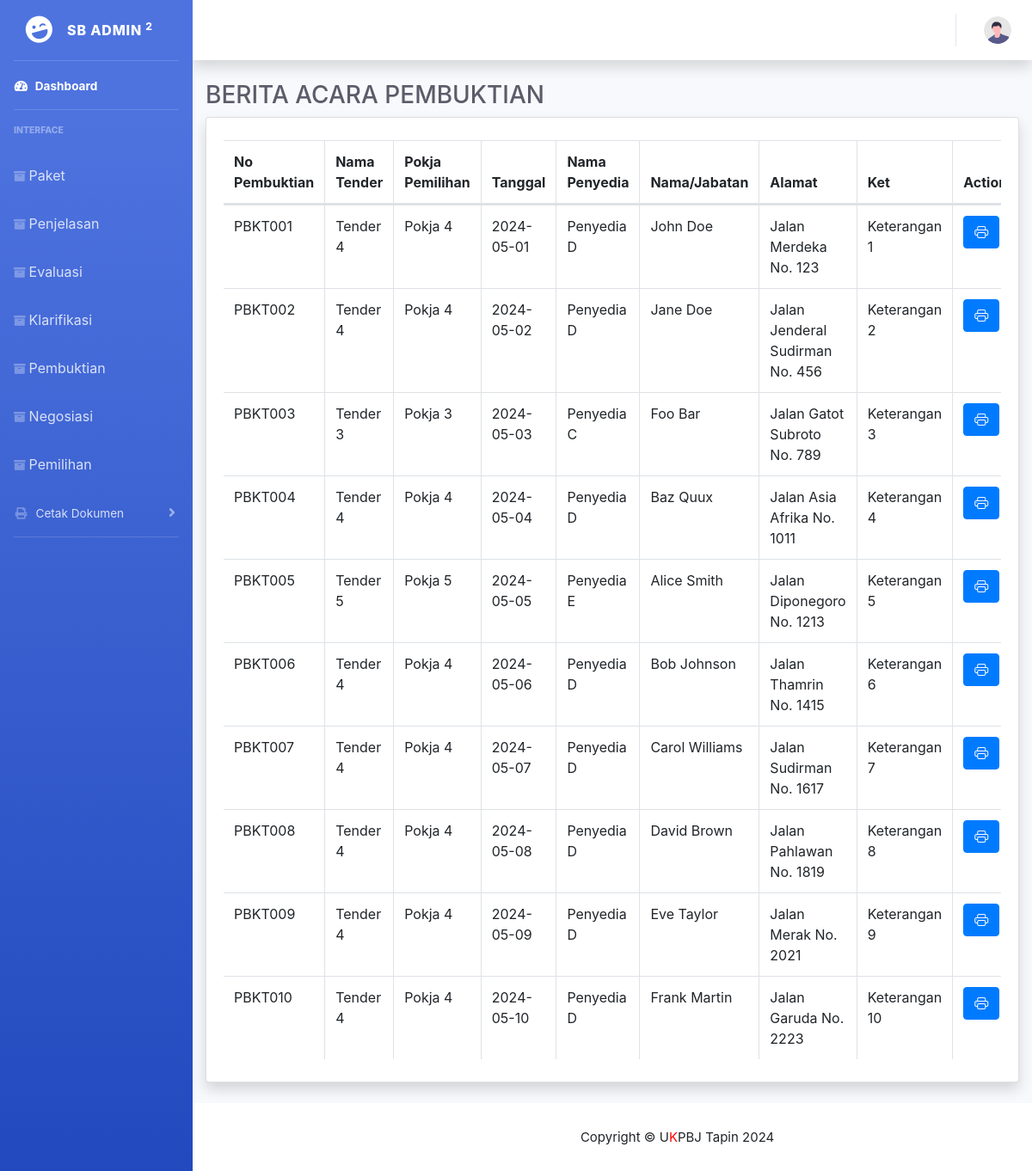
Page /index.php/report/reportBaPembuktian on the committed database.
### tables this page shows
CREATE TABLE `pembuktian` (
  `Id_pembuktian` int(10) NOT NULL,
  `Id_evaluasi_penawaran` int(10) DEFAULT NULL,
  `No_Pembuktian` varchar(30) DEFAULT NULL,
  `Tanggal` date DEFAULT NULL,
  `Waktu` time DEFAULT NULL,
  `Tempat` varchar(200) DEFAULT NULL,
  `Nama_penyedia` varchar(200) DEFAULT NULL,
  `Alamat` varchar(200) DEFAULT NULL,
  `Nama_hadir` varchar(200) DEFAULT NULL,
  `Keterangan_lain` varchar(200) DEFAULT NULL
);

CREATE TABLE `paket` (
  `Id_kode_tender` int(10) NOT NULL,
  `kode_tender` text NOT NULL,
  `Id_pokja` varchar(10) DEFAULT NULL,
  `no_dokumen_pemilihan` text NOT NULL,
  `Nama_tender` varchar(100) DEFAULT NULL,
  `Nilai_Pagu` int(30) DEFAULT NULL,
  `Kode_RUP` int(15) DEFAULT NULL,
  `Nilai_HPS` int(20) DEFAULT NULL,
  `Kode_anggaran` int(15) DEFAULT NULL,
  `Metode_tender` varchar(20) DEFAULT NULL,
  `Nama_PPK` varchar(50) DEFAULT NULL,
  `NIP_PPK` int(20) DEFAULT NULL,
  `No_SK` varchar(20) DEFAULT NULL,
  `Unit_kerja` varchar(50) DEFAULT NULL,
  `Tgl_permohonan` date DEFAULT NULL,
  `Tgl_penugasan` date DEFAULT NULL,
  `Pokja_pemilihan` varchar(20) DEFAULT NULL
);

CREATE TABLE `evaluasi` (
  `Id_evaluasi_penawaran` int(10) NOT NULL,
  `Id_kode_tender` int(10) DEFAULT NULL,
  `No_Evaluasi` varchar(30) DEFAULT NULL,
  `Tanggal` date DEFAULT NULL,
  `Metode_evaluasi` varchar(20) DEFAULT NULL,
  `nama_Penyedia` varchar(20) DEFAULT NULL,
  `nilai_penawaran` int(20) DEFAULT NULL,
  `kualifikasi` varchar(20) DEFAULT NULL,
  `administrasi` varchar(20) DEFAULT NULL,
  `teknis` varchar(20) DEFAULT NULL,
  `harga` varchar(20) DEFAULT NULL,
  `Keterangan_lain` varchar(20) DEFAULT NULL
);

### application/controllers/Report.php (called while the page is built, shortened)
<?php
class Report extends CI_Controller {
    public function __construct() {
        $this->load->model('Paket_model');
        $this->load->model('PokjaMil_model');
        $this->load->model('Penjelasan_model');
        $this->load->library('form_validation');
        $this->load->model('Evaluasi_model');
        $this->load->model('Klarifikasi_model');
        $this->load->model('Negosiasi_model');
        $this->load->model('Pembuktian_model');
    }
    public function reportBaPembuktian() {
        $data['negosiasis'] = $this->Negosiasi_model->get_all();
        $data['klarifikasis'] = $this->Klarifikasi_model->get_all();
        $data['penjelasans'] = $this->Penjelasan_model->get_all();
        $data['evaluasis'] = $this->Evaluasi_model->get_all();
        $data['pakets'] = $this->Paket_model->get_all_paket();
        $data['pembuktians'] = $this->Pembuktian_model->get_all();
        $this->load->view('Header/Head');
        $this->load->view('Header/Header');
        $this->load->view('report/report_ba_pembuktian', $data);
        $this->load->view('Footer/Footer');
    }
}
?>

### index.php (called while the page is built, shortened)
<?php
require_once BASEPATH.'core/CodeIgniter.php';

### application/models/Pembuktian_model.php (called while the page is built, shortened)
<?php
class Pembuktian_model extends CI_Model {
    public function get_all() {
        return $this->db->get('pembuktian')->result();
    }
}

### application/models/Evaluasi_model.php (called while the page is built, shortened)
<?php
class Evaluasi_model extends CI_Model {
    public function get_all() {
        return $this->db->get('Evaluasi')->result();
    }
}

### application/models/Paket_model.php (called while the page is built, shortened)
<?php
class Paket_model extends CI_Model {
    public function get_all_paket() {
        return $this->db->get('paket')->result();
    }
}
?>

### application/views/report/report_ba_pembuktian.php (the view, shortened to what this page needs)
<!DOCTYPE html>
<html lang="en">
<head>
    <link rel="stylesheet" href="https://stackpath.bootstrapcdn.com/bootstrap/4.5.2/css/bootstrap.min.css">
</head>
<body>
    <div class="container-fluid">
        <h1 class="h3 mb-2 text-gray-800">BERITA ACARA PEMBUKTIAN</h1>
        <div class="card shadow mb-4">
            <div class="card-body">
                <div class="table-responsive">
                    <table id="example" class="table table-bordered" width="100%" cellspacing="0">
                        <thead>
                            <tr>
                                <th>No Pembuktian</th>
                                <th>Nama Tender</th>
                                <th>Pokja Pemilihan</th>
                                <th>Tanggal</th>
                                <th>Nama Penyedia</th>
                                <th>Nama/Jabatan</th>
                                <th>Alamat</th>
                                <th>Ket</th>
                                <th>Action</th>
                            </tr>
                        </thead>
                        <tbody>
                            <?php foreach ($pembuktians as $pembuktian): ?>
                            <tr>
                                <td class="no-pembuktian"><?= $pembuktian->No_Pembuktian ?></td>
                                <td class="nama-paket">
                                    <?php
                                        foreach ($evaluasis as $evaluasi) {
                                            if ($evaluasi->Id_evaluasi_penawaran == $pembuktian->Id_evaluasi_penawaran) {
                                                $Id_kode_tender = $evaluasi->Id_kode_tender;
                                                foreach ($pakets as $paket) {
                                                    if ($paket->Id_kode_tender == $Id_kode_tender) {
                                                        echo $paket->Nama_tender;
                                                        break;
                                                    }
                                                }
                                                break;
                                            }
                                        }
                                        ?>
                                </td>
                                <td class="pokja-pemilihan">
                                    <?php
                                        foreach ($evaluasis as $evaluasi) {
                                            if ($evaluasi->Id_evaluasi_penawaran == $pembuktian->Id_evaluasi_penawaran) {
                                                $Id_kode_tender = $evaluasi->Id_kode_tender;
                                                foreach ($pakets as $paket) {
                                                    if ($paket->Id_kode_tender == $Id_kode_tender) {
                                                        echo $paket->Pokja_pemilihan;
                                                        break;
                                                    }
                                                }
                                                break;
                                            }
                                        }
                                        ?>
                                </td>
                                <td class="tanggal"><?= $pembuktian->Tanggal ?></td>
                                <td class="nama-penyedia">
                                    <?php
                                        foreach ($evaluasis as $evaluasi) {
                                            if ($evaluasi->Id_evaluasi_penawaran == $pembuktian->Id_evaluasi_penawaran) {
                                                echo $evaluasi->nama_Penyedia;
                                                break;
                                            }
                                        }
                                        ?>
                                </td>
                                <td class="nama-jabatan"><?= $pembuktian->Nama_hadir ?></td>
                                <td class="alamat"><?= $pembuktian->Alamat ?></td>
                                <td class="ket"><?= $pembuktian->Keterangan_lain ?></td>
                                <td>
                                    <button class="btn btn-primary cetak-btn"
                                        data-id="<?= $pembuktian->Id_pembuktian ?>">
                                        <i class="bi bi-printer"></i></button>
                                </td>
                            </tr>
                            <?php endforeach; ?>
                        </tbody>
                    </table>
                </div>
            </div>
        </div>
    </div>
</body>
</html>

### rows in the picture
pembuktian: No_Pembuktian "PBKT001", Tanggal "2024-05-01", Nama_hadir "John Doe", Alamat "Jalan Merdeka No. 123", Keterangan_lain "Keterangan 1"
evaluasi: nama_Penyedia "Penyedia D"
paket: Nama_tender "Tender 4", Pokja_pemilihan "Pokja 4"
pembuktian: No_Pembuktian "PBKT002", Tanggal "2024-05-02", Nama_hadir "Jane Doe", Alamat "Jalan Jenderal Sudirman No. 456", Keterangan_lain "Keterangan 2"
pembuktian: No_Pembuktian "PBKT003", Tanggal "2024-05-03", Nama_hadir "Foo Bar", Alamat "Jalan Gatot Subroto No. 789", Keterangan_lain "Keterangan 3"
evaluasi: nama_Penyedia "Penyedia C"
paket: Nama_tender "Tender 3", Pokja_pemilihan "Pokja 3"
pembuktian: No_Pembuktian "PBKT004", Tanggal "2024-05-04", Nama_hadir "Baz Quux", Alamat "Jalan Asia Afrika No. 1011", Keterangan_lain "Keterangan 4"
pembuktian: No_Pembuktian "PBKT005", Tanggal "2024-05-05", Nama_hadir "Alice Smith", Alamat "Jalan Diponegoro No. 1213", Keterangan_lain "Keterangan 5"
evaluasi: nama_Penyedia "Penyedia E"
paket: Nama_tender "Tender 5", Pokja_pemilihan "Pokja 5"
pembuktian: No_Pembuktian "PBKT006", Tanggal "2024-05-06", Nama_hadir "Bob Johnson", Alamat "Jalan Thamrin No. 1415", Keterangan_lain "Keterangan 6"
pembuktian: No_Pembuktian "PBKT007", Tanggal "2024-05-07", Nama_hadir "Carol Williams", Alamat "Jalan Sudirman No. 1617", Keterangan_lain "Keterangan 7"
pembuktian: No_Pembuktian "PBKT008", Tanggal "2024-05-08", Nama_hadir "David Brown", Alamat "Jalan Pahlawan No. 1819", Keterangan_lain "Keterangan 8"
pembuktian: No_Pembuktian "PBKT009", Tanggal "2024-05-09", Nama_hadir "Eve Taylor", Alamat "Jalan Merak No. 2021", Keterangan_lain "Keterangan 9"
pembuktian: No_Pembuktian "PBKT010", Tanggal "2024-05-10", Nama_hadir "Frank Martin", Alamat "Jalan Garuda No. 2223", Keterangan_lain "Keterangan 10"
